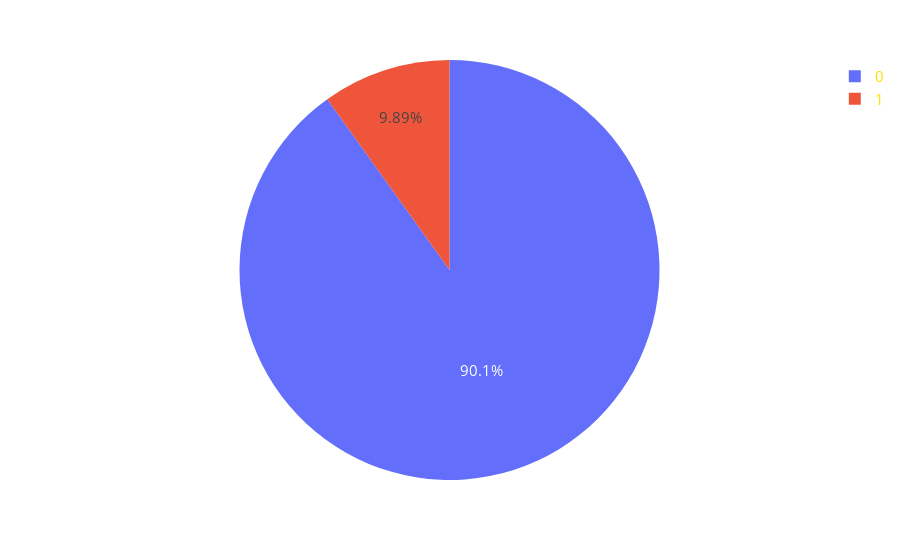

Write notebook code for a chart like this one.
### Code cell
fig = px.pie( values=dataset.groupby(['sars-cov-2_exam_result']).size().values,names=dataset.groupby(['sars-cov-2_exam_result']).size().index)
fig.update_layout(
    font=dict(
        size=15,
        color="#FEE000" ) )   
py.iplot(fig)

### Figure 1 — Plotly figure (JSON) as saved in the notebook; plotly's stock layout.template omitted (floating-point values rounded to 4 significant figures)
{"data": [{"domain": {"x": [0, 1], "y": [0, 1]}, "hovertemplate": "label=%{label}<br>value=%{value}<extra></extra>", "labels": [0, 1], "legendgroup": "", "name": "", "showlegend": true, "type": "pie", "values": [5086, 558]}], "layout": {"font": {"color": "#FEE000", "size": 15}, "legend": {"tracegroupgap": 0}, "margin": {"t": 60}}}
